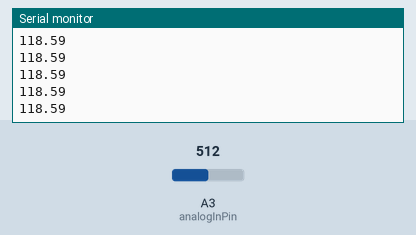
A sketch run on a simulated Arduino Uno, built with avr-gcc and run on an emulated ATmega328P. Shown: the last lines printed to the serial monitor. The inputs (shaded band) are chosen by the test bench; at power-on: A3 (analogInPin) = 512.

Above: at 1.2 s.
1.3 s: A3 (analogInPin) set to 716
At 1.38 s:
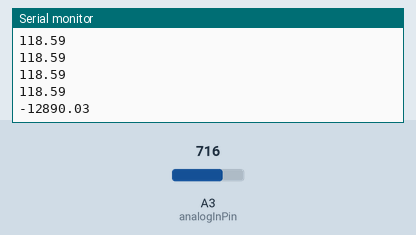
2.8 s: A3 (analogInPin) set to 900
At 2.87 s:
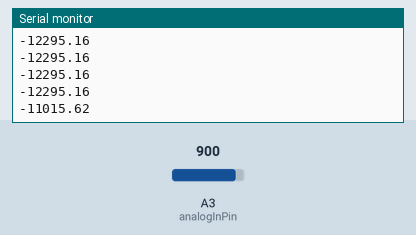
Timing chart, 0 to 5.8 s (numbered marks = the images above; inputs shaded):
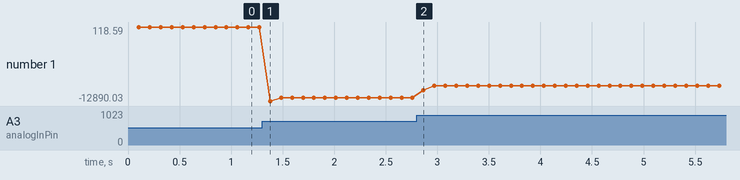

Measured:
- after the input at 1.3 s, the serial monitor: prints a new line after 0.08 s (image 1)
- after the input at 2.8 s, the serial monitor: prints a new line after 0.07 s (image 2)
- plotted number 1: 118.59 → -12295.16 after the input at 1.3 s

The sketch:

Current_sensor.ino
```cpp
const int analogInPin = A3;

// Number of samples to average the reading over
const int avgSamples = 50;
int sensorValue = 0;
long long integral = 0;

float sensitivity = 2.3;
float Vref = 2447; // Output voltage with no current

void setup() {
  Serial.begin(9600);
}

void loop() {
  // read the analog in value:
  for (int i = 0; i < avgSamples; i++)
  {
    sensorValue += analogRead(analogInPin);

    // wait 2 milliseconds before the next loop
    // for the analog-to-digital converter to settle
    // after the last reading:
    delay(2);

  }

  sensorValue = sensorValue / avgSamples;

  // The on-board ADC is 10-bits -> 2^10 = 1024 -> 5V / 1024 ~= 4.88mV
  // The voltage is in millivolts
  float voltage = 4.88 * sensorValue;

  // This will calculate the actual current (in mA)
  // Using the Vref and sensitivity settings you configure
  float current = (voltage - Vref) * sensitivity;
  Serial.println(current);
  //integral += current*avgSamples*2/1000;
  //Serial.print(" ");
  //Serial.println((int)integral);
  sensorValue = 0;
}
```
